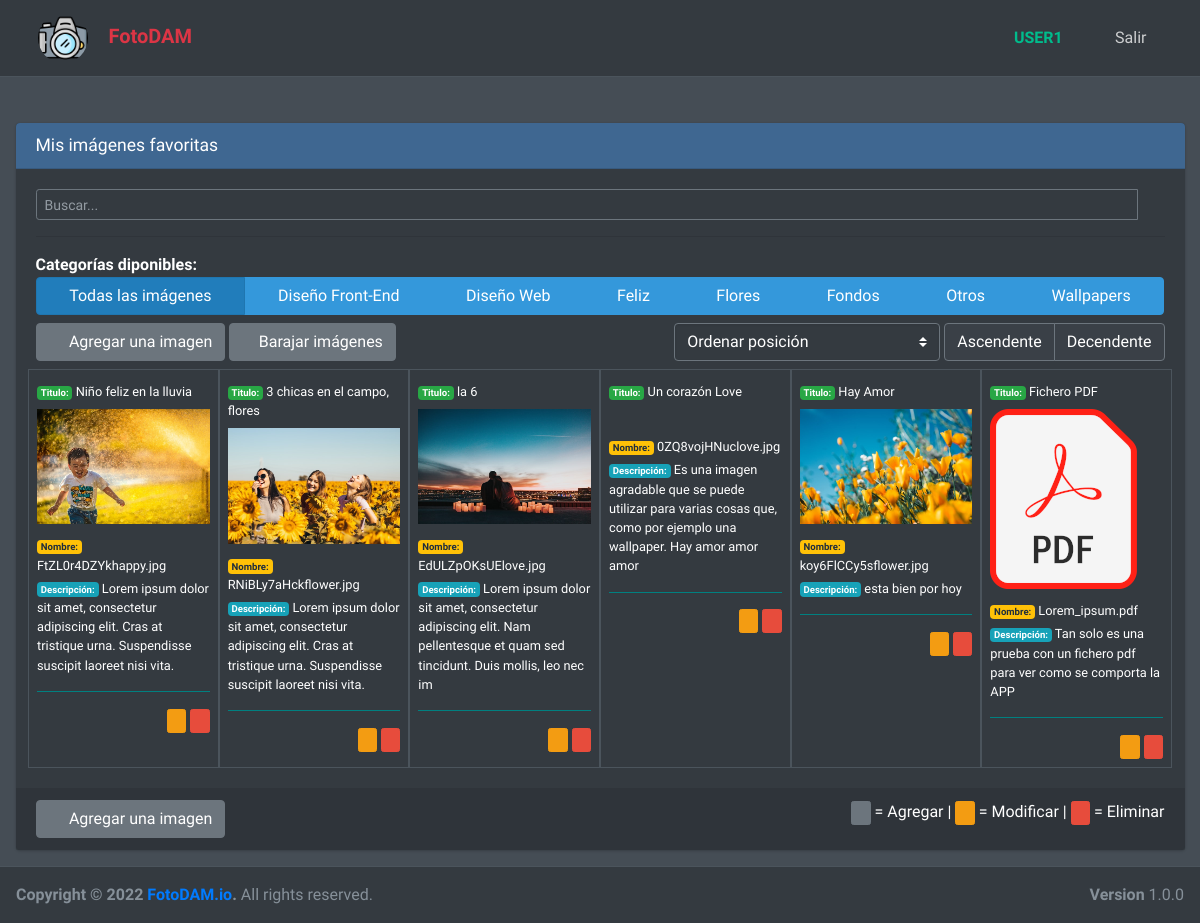
The app's page /dashboard/ (signed in), older data.
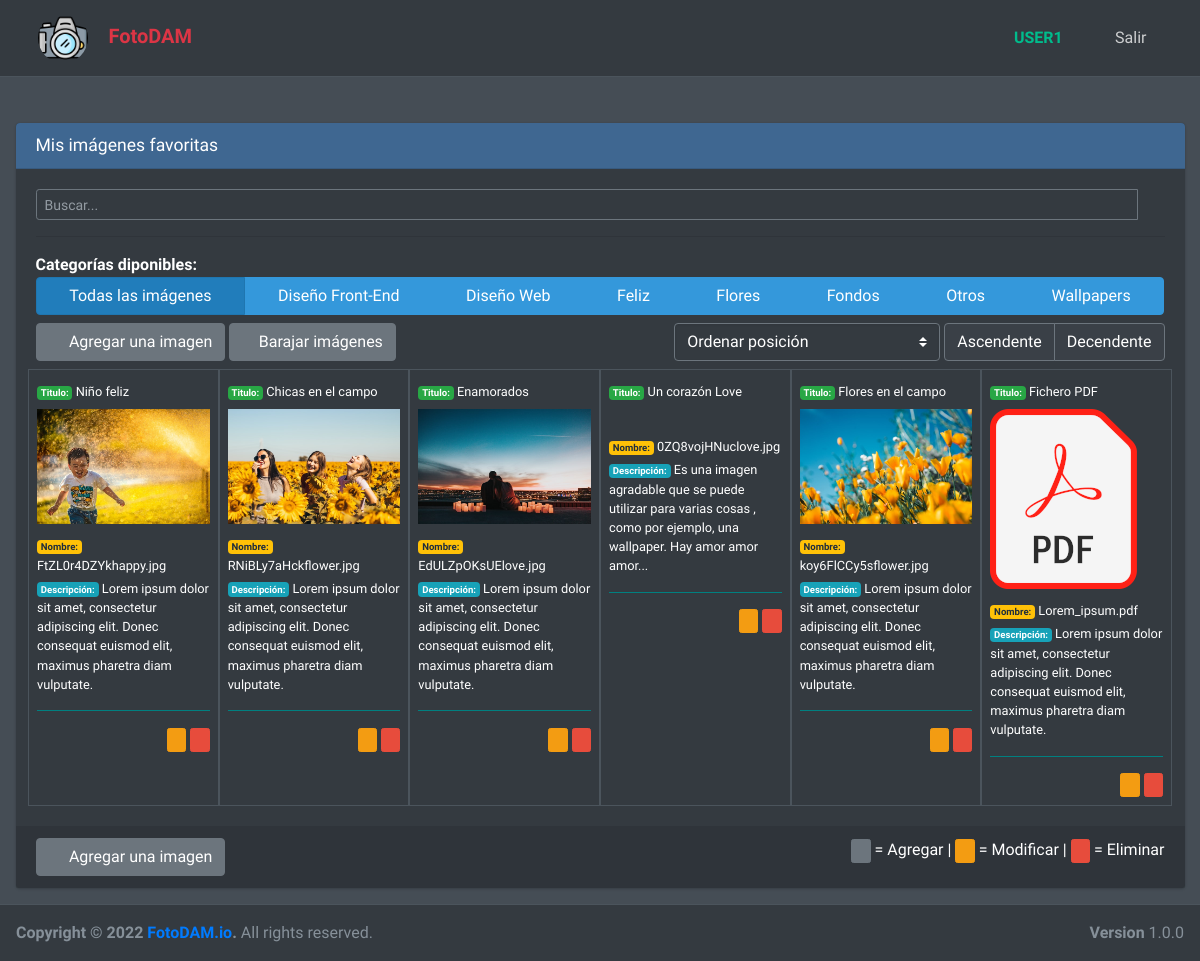
The same page, newer data.
### core/models.py (models this page shows, shortened)
class ImageCategory(models.Model):
    description = models.CharField(max_length=120, blank=False)
    created_at = models.DateTimeField ( auto_now_add=True)

class ImageBank(models.Model):
    user = models.ForeignKey(User, on_delete = models.CASCADE)
    categories = models.ManyToManyField(ImageCategory)
    title = models.CharField(max_length=20, blank=False)
    description = models.TextField(max_length=120,  blank=True, default="Coloque aquí una breve descripción de la imagen")
    image = models.ImageField(
         upload_to = user_directory_path,
         blank=False,
         default=None,
         verbose_name="Imagen"
     )
    created_at = models.DateTimeField ( auto_now_add=True)
    last_update = models.DateTimeField(auto_now=True)
    @property
    def data_category(self):
        qs = self.categories.all()
        value=""
        for x in qs:
            value += f'{x.pk},'
        return value[:-1]
    @property
    def file_ext(self):
        f_name, f_ext = os.path.splitext(str(self.image))
        return f_ext

### core/views.py (the view)
# urls.py: path('dashboard/', views.DashBoard, name='dashboard'),
@login_required
def DashBoard(request):
    images = request.user.imagebank_set.select_related('user')
    categories = ImageCategory.objects.all().order_by('description')
    if not images:
        msg='No tienes imágenes cargadas.'
    else:
        msg=''
    context={
        'images':images,
        'categories':categories,
        'msg':msg,
    }
    return render(request, 'core/dashboard.html', context)

### core/templatetags/poll_extras.py (called while the page is built)
@register.filter
def filename(value):
    return os.path.basename(value.image.name)

### core/templates/core/dashboard.html (shortened to what this page needs)
{% extends "core/layout.html" %}
{% load static %}
{% load poll_extras %}
{% block styles %}
<link rel="stylesheet" href="{% static 'lib/adminlte-3.2.0/plugins/ekko-lightbox/ekko-lightbox.css' %}">
{% endblock styles %}
{% block content %}
<div class="row">
  <div class="col-12">
    <div class="card card-primary">
      <div class="card-header">
        <h4 class="card-title">Mis imágenes favoritas</h4>
      </div>
      <div class="card-body">
        <div class="input-group input-group-sm">
          <input class="form-control " type="text" placeholder="Buscar..." aria-label="Search" data-search>
          <div class="input-group-append">
            <button class="btn btn-navbar" type="text">
              <i class="fas fa-search text-warning"></i>
            </button>
          </div>
        </div>
        <hr>
        <div>
          <strong>Categorías diponibles:</strong>
          <div class="btn-group w-100 mb-2">
            <a class="btn btn-info active" data-filter="all"> Todas las imágenes </a>
            {% for category in categories %}
            <a class="btn btn-info" data-filter="{{category.pk}}"> {{category.description}} </a>
            {% endfor %}
          </div>
          <div class="mb-2">
            <a href=" {% url 'core:addimage'%}" class="open-modal-pet btn btn-secondary"><i class="fas fa-plus-circle"></i> &nbsp;Agregar una imagen</a>
            <a class="btn btn-secondary" data-shuffle><i class="fas fa-random"></i>&nbsp;Barajar imágenes </a>
            <div class="float-right">
              <select class="custom-select" style="width: auto;" data-sortOrder>
                <option value="index"> Ordenar posición </option>
              </select>
              <div class="btn-group">
                <a class="btn btn-default" data-sortAsc> Ascendente </a>
                <a class="btn btn-default" data-sortDesc> Decendente </a>
              </div>
            </div>
          </div>
        </div>
        <div>
          <div class="filter-container p-0 row">
            {% for image in images %}
            <div class="filtr-item col-sm-2 p-2 border border-dark" data-category="{{image.data_category}}" data-sort="{{image.title}}">
              <div class="pb-2">
                <small class="form-text text-white">
                  <span class="badge badge-success"> Titulo: </span>
                  {{image.title}}
                </small>
              </div>
              {% if not image.file_ext == '.pdf' %}
              <a href="{{image.image.url}}?text={{image.title}}" data-toggle="lightbox" data-title="{{image.title}}">
                <img src="{{image.image.url}}" class="img-fluid mb-2" alt="{{img.title}}" />
                {% else %}
                <img src="{% static 'core/custom/img/logo_pdf.png' %}" class="img-fluid mb-2" alt="{{img.title}}" />
                {% endif %}
                <small class="form-text text-white">
                  <span class="badge badge-warning"> Nombre: </span>
                  {{image|filename}}
                </small>
                <small class="form-text text-white">
                  <span class="badge badge-info"> Descripción: </span>
                  {{image.description}}
                </small>
                <hr style="height:1px;border-width:0;color:white;background-color:Teal">
                <div class="float-right">
                  <a href=" {% url 'core:editimage'   image.pk %}" class="open-modal-pet btn btn-warning btn-xs"><i class="fas fa-pen"></i></a>
                  <a href=" {% url 'core:deleteimage' image.pk %}" class="open-modal-pet btn btn-danger btn-xs"><i class="fas fa-trash-alt"></i></a>
                </div>
              </a>
            </div>
            {% endfor %}
          </div>
        </div>
      </div>
      <div class="card-footer">
        <a href=" {% url 'core:addimage'%}" class="open-modal-pet btn btn-secondary"><i class="fas fa-plus-circle"></i> &nbsp;Agregar una imagen</a>
        <div class="float-right">
          <a class="open-modal-pet btn btn-secondary btn-xs"><i class="fas fa-plus-circle"></i></a> = Agregar |
          <a class="open-modal-pet btn btn-warning btn-xs"><i class="fas fa-pen"></i></a> = Modificar |
          <a class="open-modal-pet btn btn-danger btn-xs"><i class="fas fa-trash-alt"></i></a> = Eliminar
        </div>
      </div>
    </div>
  </div>
</div>
{% endblock content %}

### core/templates/core/layout.html (shortened to what this page needs)
<!DOCTYPE html>
{% load static %}
<html lang="en">
<head>
  <link rel="stylesheet" href="{% static 'lib/adminlte-3.2.0/plugins/fontawesome-free/css/all.min.css' %}" />
  <link rel="stylesheet" href="{% static 'lib/adminlte-3.2.0/plugins/overlayScrollbars/css/OverlayScrollbars.min.css' %}" />
  {% block styles %}
  {% endblock styles %}
  <link rel="stylesheet" href="{% static 'lib/adminlte-3.2.0/dist/css/adminlte.min.css' %}">
  <link href="{% static 'core/custom/css/styles.css' %}" rel="stylesheet" />
</head>
<body class="hold-transition dark-mode layout-fixed layout-top-nav layout-footer-fixed ">
  <div class="wrapper">
    {% include 'core/navbar.html' %}
    <div class="content-wrapper">
      {% include 'core/header.html' %}
      <section class="content">
        <div class="container-fluid">
          {% block content %} {% endblock content %}
        </div>
      </section>
    </div>
    {% include 'core/footer.html' %}
  </div>
</body>
</html>

### core/templates/core/navbar.html (shortened to what this page needs)
 {% load static %}
 <nav class="main-header navbar navbar-expand-md navbar-dark">
   <div class="container">
     <a href="{% url 'core:dashboard' %} " class="navbar-brand">
       <img src="{% static 'core/custom/img/dam-logo.png' %}" alt="Foto DAM" class="img-size-50 mr-3 img-circle">
       <strong> <span class="brand-text text-danger">FotoDAM</span></strong>
     </a>
     <ul class="order-1 order-md-3 navbar-nav navbar-no-expand ml-auto">
       <li class="nav-item">
         <a class="nav-link" data-widget="control-sidebar" data-slide="true" href="#" role="button">
           <i class="fas fa-user-astronaut"></i>&nbsp; <strong><span class="text-green"> {{request.user|upper}}</span> </strong>
         </a>
       </li>
       <li class="nav-item">
         <a class="nav-link" data-widget="" data-slide="true" href=" {% url 'core:logoutpage' %} " role="button">
           <i class="fas fa-sign-out-alt"></i>&nbsp; Salir
         </a>
       </li>
     </ul>
   </div>
 </nav>

### core/templates/core/header.html (shortened to what this page needs)
<div class="content-header">
</div>

### core/templates/core/footer.html
<footer class="main-footer">
  <strong>Copyright &copy; {% now 'Y' %}
    <a href=" {% url 'core:loginpage' %}">FotoDAM.io</a>.</strong>
  All rights reserved.
  <div class="float-right d-none d-sm-inline-block"><b>Version</b> 1.0.0</div>
</footer>

Row changes from the older to the newer data that the page shows:
changed ImageBank "FtZL0r4DZYkhappy.jpg": title "Niño feliz en la lluvia" → "Niño feliz"; description "Lorem ipsum dolor sit amet, consectetur adipiscing elit. Cras at tristique urna. Suspendisse suscipit laoreet nisi vita." → "Lorem ipsum dolor sit amet, consectetur adipiscing elit. Donec consequat euismod elit, maximus pharetra diam vulputate."
changed ImageBank "RNiBLy7aHckflower.jpg": title "3 chicas en el campo, flores" → "Chicas en el campo"; description "Lorem ipsum dolor sit amet, consectetur adipiscing elit. Cras at tristique urna. Suspendisse suscipit laoreet nisi vita." → "Lorem ipsum dolor sit amet, consectetur adipiscing elit. Donec consequat euismod elit, maximus pharetra diam vulputate."
changed ImageBank "EdULZpOKsUElove.jpg": title "la 6" → "Enamorados"; description "Lorem ipsum dolor sit amet, consectetur adipiscing elit. Nam pellentesque et quam sed tincidunt. Duis mollis, leo nec im" → "Lorem ipsum dolor sit amet, consectetur adipiscing elit. Donec consequat euismod elit, maximus pharetra diam vulputate."
changed ImageBank "Un corazón Love": description "Es una imagen agradable que se puede utilizar para varias cosas que, como por ejemplo una wallpaper. Hay amor amor amor" → "Es una imagen agradable que se puede utilizar para varias cosas , como por ejemplo, una wallpaper. Hay amor amor amor..."
changed ImageBank "koy6FlCCy5sflower.jpg": title "Hay Amor" → "Flores en el campo"; description "esta bien por hoy" → "Lorem ipsum dolor sit amet, consectetur adipiscing elit. Donec consequat euismod elit, maximus pharetra diam vulputate."
changed ImageBank "Fichero PDF": description "Tan solo es una prueba con un fichero pdf para ver como se comporta la APP" → "Lorem ipsum dolor sit amet, consectetur adipiscing elit. Donec consequat euismod elit, maximus pharetra diam vulputate."
